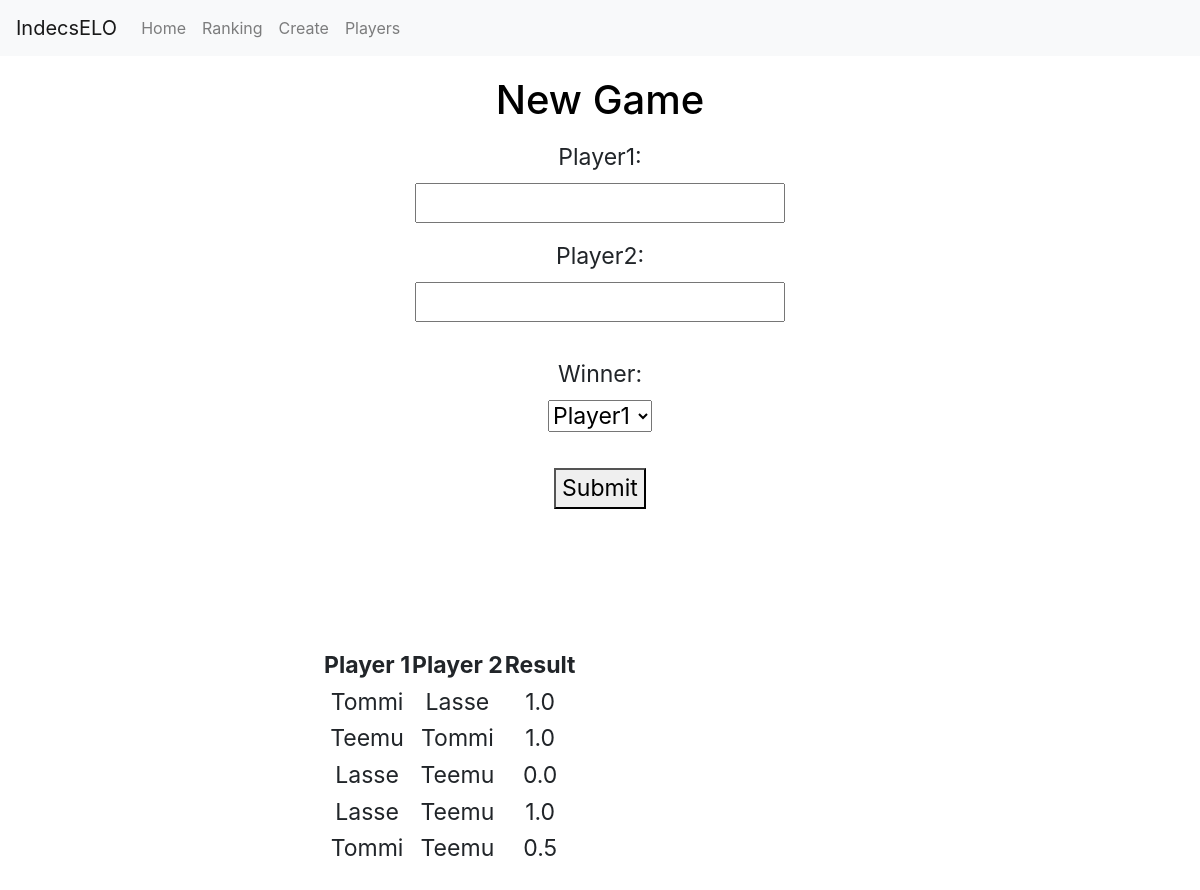
The app's page /, older data.
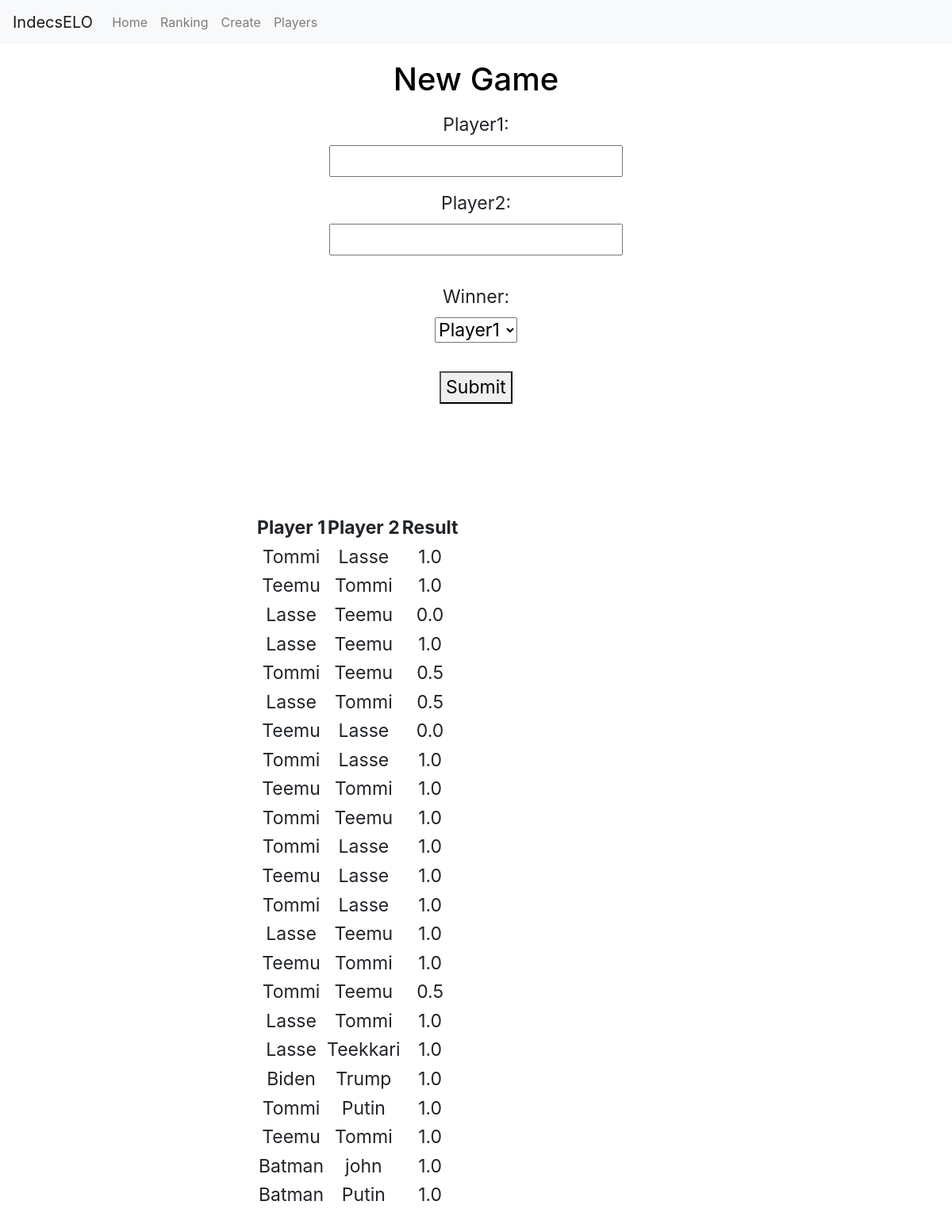
The same page, newer data.
### chessapp/models.py (models this page shows, shortened)
class Game(models.Model):
    player1 = models.CharField(max_length=20)
    player2 = models.CharField(max_length=20)
    result = models.FloatField()
    player1ELO = models.IntegerField()
    player2ELO = models.IntegerField()
    dateTime = models.DateTimeField(auto_now_add=True)

### chessapp/views.py (the view, shortened to what this page needs)
# urls.py: 2. Add a URL to urlpatterns:  path('', views.home, name='home')
def home(request):
    users = User.objects.all()
    games = Game.objects.all()
    games_list = []
    for game in games:
        games_list.append(game)
    if request.method == 'GET':
        return render(request, 'chessapp/home.html', {'users':users, "games":games_list})
    elif not username_present(request.POST['player1']):
        return render(request, 'chessapp/home.html', {'users':users, 'error1':'Can not find Player 1.', "games":games_list})
    elif not username_present(request.POST['player2']):
        return render(request, 'chessapp/home.html', {'users':users, 'error2':'Can not find Player 2.', "games":games_list})

### chessapp/templates/chessapp/home.html (shortened to what this page needs)
{% extends 'chessapp/base.html' %}
{% block content %}
<div class="base-container">
  <h1>New Game</h1>
  <form class="userform" method="post">
    <label for="nickname">Player1:</label><br>
    <input type="text" id="nname" name="player1" placeholder=""><br>
    <label for="realname">Player2:</label><br>
    <input type="text" id="rname" name="player2" placeholder=""><br><br>
    <label for="realname">Winner:</label><br>
    <select name="outcome" id="outcomedrop">
      <option value="1">Player1</option>
    </select><br><br>
    <button class="createbutton" id="createbutton" type="Submit" name="createbutton">Submit</button>
  </form>
  <br>
  <br>
  <br>
  <br>
  <div class="game">
    <table>
      <tr>
        <th>Player 1</th>
        <th>Player 2</th>
        <th>Result</th>
      </tr>
      {% for game in games %}
      <tr>
        <td>{{ game.player1 }}</td>
        <td>{{ game.player2 }}</td>
        <td>{{ game.result }}</td>
      </tr>
       {% endfor %}
    </table>
  </div>
</div>
{% endblock %}

Row changes from the older to the newer data that the page shows:
added Game: player1 "Lasse", player2 "Tommi", result "0.5"
added Game: player1 "Teemu", player2 "Lasse", result "0.0"
added Game: player1 "Tommi", player2 "Lasse", result "1.0"
added Game: player1 "Teemu", player2 "Tommi", result "1.0"
added Game: player1 "Tommi", player2 "Teemu", result "1.0"
added Game: player1 "Tommi", player2 "Lasse", result "1.0"
added Game: player1 "Teemu", player2 "Lasse", result "1.0"
added Game: player1 "Tommi", player2 "Lasse", result "1.0"
added Game: player1 "Lasse", player2 "Teemu", result "1.0"
added Game: player1 "Teemu", player2 "Tommi", result "1.0"
added Game: player1 "Tommi", player2 "Teemu", result "0.5"
added Game: player1 "Lasse", player2 "Tommi", result "1.0"
added Game: player1 "Lasse", player2 "Teekkari", result "1.0"
added Game: player1 "Biden", player2 "Trump", result "1.0"
added Game: player1 "Tommi", player2 "Putin", result "1.0"
added Game: player1 "Teemu", player2 "Tommi", result "1.0"
added Game: player1 "Batman", player2 "john", result "1.0"
added Game: player1 "Batman", player2 "Putin", result "1.0"
